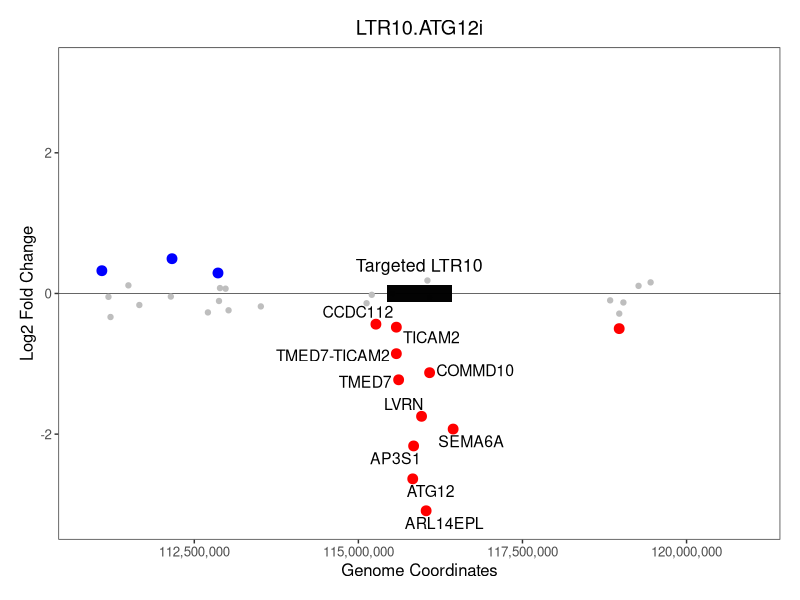

Generate this figure with R:
# Clear workspace
rm(list = ls())

library(ggplot2)
library(ggrepel)

# LTR10.ATG12 enhancer located at chr5 115928578
# LTR10.XRCC4 enhancer located at chr5 82969145
# LTR10.MEF2D enhancer located at chr1 156398365
# LTR10.FGF2 enhancer located at chr4 122786289
# LTR10.MCPH1 enhancer located at chr8 6648824

# Read in the deseq2 table
deseq_table_atg12ltr10i <- read.table("deseq2_results_genes_atg12ltr10i_vs_ctrl.tab", header = TRUE, sep="\t")
head(deseq_table_atg12ltr10i)

# Read in the gene coordinates table and make the gene names the row names
gencode34_genename_genecoords <- read.table("gencode34_genename_genecoords.txt", header = FALSE, sep="\t", row.names=1)
head(gencode34_genename_genecoords)  
nrow(gencode34_genename_genecoords)

# Merge tables by row names to add gene coordinates to each gene name
deseq_with_gene_coords <- merge(deseq_table_atg12ltr10i, gencode34_genename_genecoords, by=0)
head(deseq_with_gene_coords)
nrow(deseq_with_gene_coords)
#14772

# Set first column (gene names) to be the rownames again
rownames(deseq_with_gene_coords) <- deseq_with_gene_coords[,1]
head(deseq_with_gene_coords)

# Add better names to header
colnames(deseq_with_gene_coords) = c("geneName", "baseMean", "log2FoldChange", "lfcSE", "pvalue", "padj", "geneChr", "geneStart", "geneEnd") 
head(deseq_with_gene_coords)

# Plot it
ggplot(deseq_with_gene_coords, aes(geneStart, log2FoldChange), colour="grey") +
  scale_color_discrete(name = 'Labels') +
  theme_bw() + 
  geom_hline(aes(yintercept = 0), size=0.2) +
  ggtitle("LTR10.ATG12i") +
  theme(plot.title = element_text(hjust = 0.5)) +
  # change plot margins (order is top, right, bottom, left)
  theme(plot.margin=unit(c(0.5,0.5,0.5,0.5),"cm")) +
  theme(panel.grid.major = element_blank(), panel.grid.minor = element_blank()) +
  labs(y="Log2 Fold Change", x = "Genome Coordinates") +
  # Set all dots color to grey
  geom_point(data=deseq_with_gene_coords[which(deseq_with_gene_coords$geneChr=="chr5"),], colour = "grey", size = 1.5) + 
  # add annotation for the targeted LTR10 element
  annotate("rect", xmin=115928578-500000, xmax=115928578+500000, ymin=-0.12, ymax=0.12, alpha=0.99, fill="black") +
  annotate("text", x=115928578, y=0.4, label = "Targeted LTR10", size=4.5, family="Helvetica") +
  # If pvalue<0.05, change dot color to blue
  geom_point(data=deseq_with_gene_coords[which(deseq_with_gene_coords$geneChr=="chr5" & deseq_with_gene_coords $padj <0.05 & deseq_with_gene_coords $log2FoldChange>0),],  colour = "blue", size = 3) +
  # Highlight in red genes within 1Mb of targeted LTR10 (still requiring pval<0.05 and log2fc<0)
  geom_point(data=deseq_with_gene_coords[which(deseq_with_gene_coords$geneChr=="chr5" & deseq_with_gene_coords $padj<0.05 & deseq_with_gene_coords $log2FoldChange<0),], colour = "red", size=3) +
  # Add text label for down-regulated genes within 1.5Mb of LTR10 
  geom_text_repel(data=deseq_with_gene_coords[which(deseq_with_gene_coords$geneChr=="chr5" & deseq_with_gene_coords$padj<0.05 & deseq_with_gene_coords$log2FoldChange<0 & deseq_with_gene_coords $geneStart>(115928578-1500000) & deseq_with_gene_coords $geneStart<(115928578+1500000)),], mapping = aes(geneStart, log2FoldChange, label = rownames(deseq_with_gene_coords[which(deseq_with_gene_coords$geneChr=="chr5" & deseq_with_gene_coords $padj<0.05 & deseq_with_gene_coords $log2FoldChange<0 & deseq_with_gene_coords $geneStart>(115928578-1500000) & deseq_with_gene_coords $geneStart<(115928578+1500000)),])),size=4,force=2) +
  # Set the viewing window to be 10Mb centered around LTR10
  scale_x_continuous(labels = scales::comma, limits = c(115928578-5000000,115928578+5000000)) +
  scale_y_continuous(expand = c(0,0),  limits = c(-3.5,3.5)) +
  theme(text=element_text(size=12,family="Helvetica"))

# export pdf 5.5 by 6 inches
